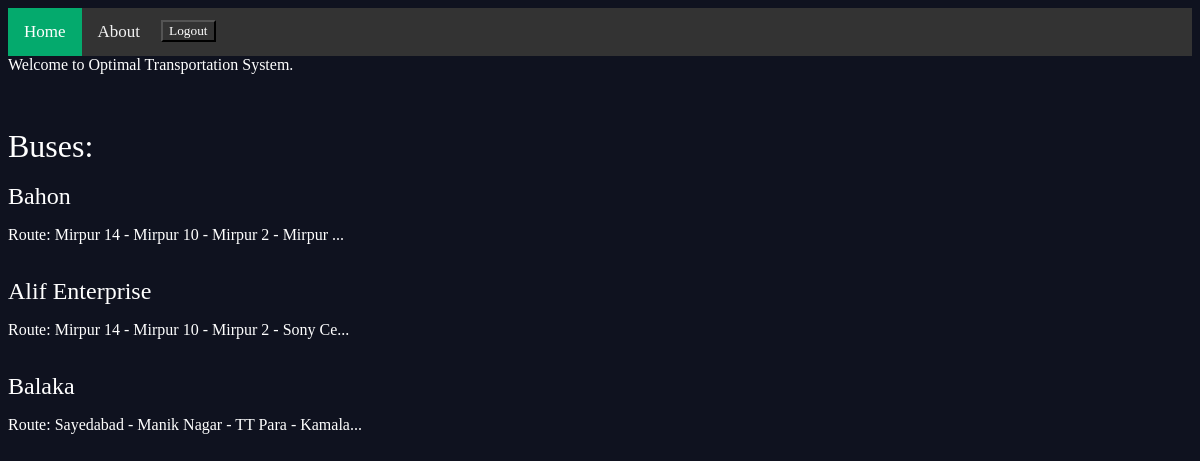
The page /main/ (signed in) on the database its author committed.
### main/models.py (models this page shows, shortened)
class Article(models.Model):
    title = models.CharField(max_length=100)
    slug = models.SlugField()
    body = models.TextField()
    date = models.DateTimeField(auto_now_add=True)
    def snippet(self):
        return self.body[:50] + "..."

### main/views.py (the view)
@login_required(login_url="/accounts/login/")
def homepage(request):
    buses = Article.objects.all().order_by('date')
    return render(request, 'main/homepage.html', {'articles': buses})

### main/templates/main/homepage.html
{% extends 'base_layout.html' %}
{% block content %}
<marquee scrollamount="20" height="20">Welcome to Optimal Transportation System.</marquee>
<br />
<br />
<br />
    <div class="articles">
        <h1>Buses: </h1>
        <br >
        {% for article in articles %}
        <div class="article">
            <h2><a href="{% url 'articles:detail' slug=article.slug %}">{{ article.title }}</a></h2>
            <p>{{ article.snippet }}</p>
        </div>
        <br >
        {% endfor %}
    </div>
{% endblock %}

### assets/style.css (style rules this page uses)
body { background-color: #0f121f; background-image: url(bg-004.jpg); background-repeat: no-repeat; background-size: auto; color: #000000; }
body * { color: #fff; font-family: Ubuntu; }
h1,h2,h3,h4,h5 { font-weight: normal; margin: 0; }
a,a:hover, a:visited { color: #fff; text-decoration: none; }

### rows shown on the page
Article: title "Bahon", snippet "Route: Mirpur 14 - Mirpur 10 - Mirpur 2 - Mirpur ..."
Article: title "Alif Enterprise", snippet "Route: Mirpur 14 - Mirpur 10 - Mirpur 2 - Sony Ce..."
Article: title "Balaka", snippet "Route: Sayedabad - Manik Nagar - TT Para - Kamala..."
